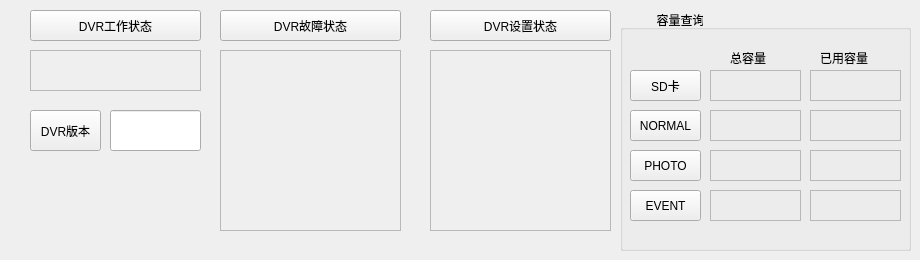
   <widget class="QWidget" name="tab_3">
    <attribute name="title">
     <string>状态信息</string>
    </attribute>
    <widget class="QPushButton" name="DVRsErrorButton">
     <property name="geometry">
      <rect>
       <x>220</x>
       <y>10</y>
       <width>181</width>
       <height>31</height>
      </rect>
     </property>
     <property name="text">
      <string>DVR故障状态</string>
     </property>
    </widget>
    <widget class="QPushButton" name="DVRSetupButton">
     <property name="geometry">
      <rect>
       <x>430</x>
       <y>10</y>
       <width>181</width>
       <height>31</height>
      </rect>
     </property>
     <property name="text">
      <string>DVR设置状态</string>
     </property>
    </widget>
    <widget class="QLabel" name="DVRErrorlabel">
     <property name="geometry">
      <rect>
       <x>220</x>
       <y>50</y>
       <width>181</width>
       <height>181</height>
      </rect>
     </property>
     <property name="frameShape">
      <enum>QFrame::StyledPanel</enum>
     </property>
     <property name="midLineWidth">
      <number>0</number>
     </property>
     <property name="text">
      <string/>
     </property>
    </widget>
    <widget class="QLabel" name="DVRSettinglabel">
     <property name="geometry">
      <rect>
       <x>430</x>
       <y>50</y>
       <width>181</width>
       <height>181</height>
      </rect>
     </property>
     <property name="frameShape">
      <enum>QFrame::StyledPanel</enum>
     </property>
     <property name="text">
      <string/>
     </property>
    </widget>
    <widget class="QPushButton" name="DVRstateButton">
     <property name="geometry">
      <rect>
       <x>30</x>
       <y>10</y>
       <width>171</width>
       <height>31</height>
      </rect>
     </property>
     <property name="text">
      <string>DVR工作状态</string>
     </property>
    </widget>
    <widget class="QLabel" name="DVRStatuslabel_2">
     <property name="geometry">
      <rect>
       <x>30</x>
       <y>50</y>
       <width>171</width>
       <height>41</height>
      </rect>
     </property>
     <property name="frameShape">
      <enum>QFrame::StyledPanel</enum>
     </property>
     <property name="text">
      <string/>
     </property>
    </widget>
    <widget class="QGroupBox" name="groupBox_16">
     <property name="geometry">
      <rect>
       <x>620</x>
       <y>10</y>
       <width>291</width>
       <height>241</height>
      </rect>
     </property>
     <property name="title">
      <string>           容量查询</string>
     </property>
     <widget class="QLabel" name="EventSpacelabel">
      <property name="geometry">
       <rect>
        <x>90</x>
        <y>180</y>
        <width>91</width>
        <height>31</height>
       </rect>
      </property>
      <property name="frameShape">
       <enum>QFrame::StyledPanel</enum>
      </property>
      <property name="text">
       <string/>
      </property>
      <property name="alignment">
       <set>Qt::AlignRight|Qt::AlignTrailing|Qt::AlignVCenter</set>
      </property>
     </widget>
     <widget class="QLabel" name="PhotoSpacelabel">
      <property name="geometry">
       <rect>
        <x>90</x>
        <y>140</y>
        <width>91</width>
        <height>31</height>
       </rect>
      </property>
      <property name="frameShape">
       <enum>QFrame::StyledPanel</enum>
      </property>
      <property name="text">
       <string/>
      </property>
      <property name="alignment">
       <set>Qt::AlignRight|Qt::AlignTrailing|Qt::AlignVCenter</set>
      </property>
     </widget>
     <widget class="QLabel" name="NormalSpacelabel">
      <property name="geometry">
       <rect>
        <x>90</x>
        <y>100</y>
        <width>91</width>
        <height>31</height>
       </rect>
      </property>
      <property name="frameShape">
       <enum>QFrame::StyledPanel</enum>
      </property>
      <property name="text">
       <string/>
      </property>
      <property name="alignment">
       <set>Qt::AlignRight|Qt::AlignTrailing|Qt::AlignVCenter</set>
      </property>
     </widget>
     <widget class="QPushButton" name="NorSpaceButton">
      <property name="geometry">
       <rect>
        <x>10</x>
        <y>100</y>
        <width>71</width>
        <height>31</height>
       </rect>
      </property>
      <property name="text">
       <string>NORMAL</string>
      </property>
     </widget>
     <widget class="QPushButton" name="pushButton_10">
      <property name="geometry">
       <rect>
        <x>10</x>
        <y>140</y>
        <width>71</width>
        <height>31</height>
       </rect>
      </property>
      <property name="text">
       <string>PHOTO</string>
      </property>
     </widget>
     <widget class="QPushButton" name="TotalSpaceButton">
      <property name="geometry">
       <rect>
        <x>10</x>
        <y>60</y>
        <width>71</width>
        <height>31</height>
       </rect>
      </property>
      <property name="text">
       <string>SD卡</string>
      </property>
     </widget>
     <widget class="QPushButton" name="pushButton_11">
      <property name="geometry">
       <rect>
        <x>10</x>
        <y>180</y>
        <width>71</width>
        <height>31</height>
       </rect>
      </property>
      <property name="text">
       <string>EVENT</string>
      </property>
     </widget>
     <widget class="QLabel" name="TotalSpacelabel">
      <property name="geometry">
       <rect>
        <x>90</x>
        <y>60</y>
        <width>91</width>
        <height>31</height>
       </rect>
      </property>
      <property name="frameShape">
       <enum>QFrame::StyledPanel</enum>
      </property>
      <property name="text">
       <string/>
      </property>
      <property name="alignment">
       <set>Qt::AlignRight|Qt::AlignTrailing|Qt::AlignVCenter</set>
      </property>
     </widget>
     <widget class="QLabel" name="TotalSpacelabel_2">
      <property name="geometry">
       <rect>
        <x>190</x>
        <y>60</y>
        <width>91</width>
        <height>31</height>
       </rect>
      </property>
      <property name="frameShape">
       <enum>QFrame::StyledPanel</enum>
      </property>
      <property name="text">
       <string/>
      </property>
      <property name="alignment">
       <set>Qt::AlignRight|Qt::AlignTrailing|Qt::AlignVCenter</set>
      </property>
     </widget>
     <widget class="QLabel" name="PhotoSpacelabel_2">
      <property name="geometry">
       <rect>
        <x>190</x>
        <y>140</y>
        <width>91</width>
        <height>31</height>
       </rect>
      </property>
      <property name="frameShape">
       <enum>QFrame::StyledPanel</enum>
      </property>
      <property name="text">
       <string/>
      </property>
      <property name="alignment">
       <set>Qt::AlignRight|Qt::AlignTrailing|Qt::AlignVCenter</set>
      </property>
     </widget>
     <widget class="QLabel" name="EventSpacelabel_2">
      <property name="geometry">
       <rect>
        <x>190</x>
        <y>180</y>
        <width>91</width>
        <height>31</height>
       </rect>
      </property>
      <property name="frameShape">
       <enum>QFrame::StyledPanel</enum>
      </property>
      <property name="text">
       <string/>
      </property>
      <property name="alignment">
       <set>Qt::AlignRight|Qt::AlignTrailing|Qt::AlignVCenter</set>
      </property>
     </widget>
     <widget class="QLabel" name="label_3">
      <property name="geometry">
       <rect>
        <x>110</x>
        <y>40</y>
        <width>72</width>
        <height>15</height>
       </rect>
      </property>
      <property name="text">
       <string>总容量</string>
      </property>
     </widget>
     <widget class="QLabel" name="label_6">
      <property name="geometry">
       <rect>
        <x>200</x>
        <y>40</y>
        <width>72</width>
        <height>15</height>
       </rect>
      </property>
      <property name="text">
       <string>已用容量</string>
      </property>
     </widget>
     <widget class="QLabel" name="NormalSpacelabel_2">
      <property name="geometry">
       <rect>
        <x>190</x>
        <y>100</y>
        <width>91</width>
        <height>31</height>
       </rect>
      </property>
      <property name="frameShape">
       <enum>QFrame::StyledPanel</enum>
      </property>
      <property name="text">
       <string/>
      </property>
      <property name="alignment">
       <set>Qt::AlignRight|Qt::AlignTrailing|Qt::AlignVCenter</set>
      </property>
     </widget>
    </widget>
    <widget class="QPushButton" name="pushButton_ver">
     <property name="geometry">
      <rect>
       <x>30</x>
       <y>110</y>
       <width>71</width>
       <height>41</height>
      </rect>
     </property>
     <property name="text">
      <string>DVR版本</string>
     </property>
    </widget>
    <widget class="QLineEdit" name="lineEdit_2">
     <property name="geometry">
      <rect>
       <x>110</x>
       <y>110</y>
       <width>91</width>
       <height>41</height>
      </rect>
     </property>
    </widget>
    <zorder>groupBox_16</zorder>
    <zorder>DVRsErrorButton</zorder>
    <zorder>DVRSetupButton</zorder>
    <zorder>DVRErrorlabel</zorder>
    <zorder>DVRSettinglabel</zorder>
    <zorder>DVRstateButton</zorder>
    <zorder>DVRStatuslabel_2</zorder>
    <zorder>pushButton_ver</zorder>
    <zorder>lineEdit_2</zorder>
   </widget>
